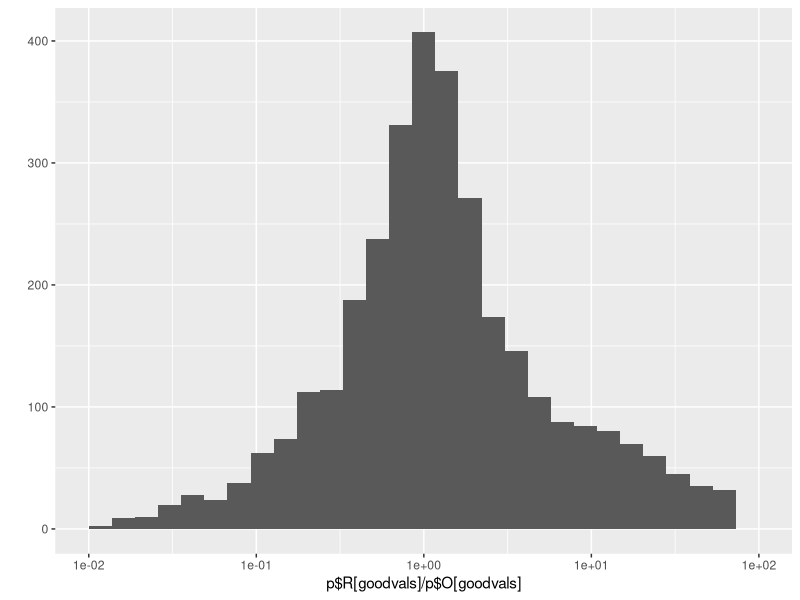

Here is the R script that generated this plot:
library(ggplot2)

N <- 10000

p <- matrix(NA, ncol=3, nrow=N)
p <- data.frame(p)
colnames(p) <- c("truth", "O","R")


for (i in seq(1,N))
{
    if (runif(1) < .3)
    {
        p$truth <- 1
        p$O[i] <- runif(1, max=.05)
        p$R[i] <- runif(1, max=.05)
    }
    else
    {
        p$truth <- 0
        p$O[i] <- min(runif(1, max=1.0))
        p$R[i] <- runif(1, max=1.0)
    }
}


goodvals <- which(p$O < .05)
out.loc     <- "output/pval_hypothesis_hist.pdf"
pdf(out.loc)
qplot(p$R[goodvals] / p$O[goodvals]) +
    scale_x_log10(limits=c(.01, 100))
dev.off()
